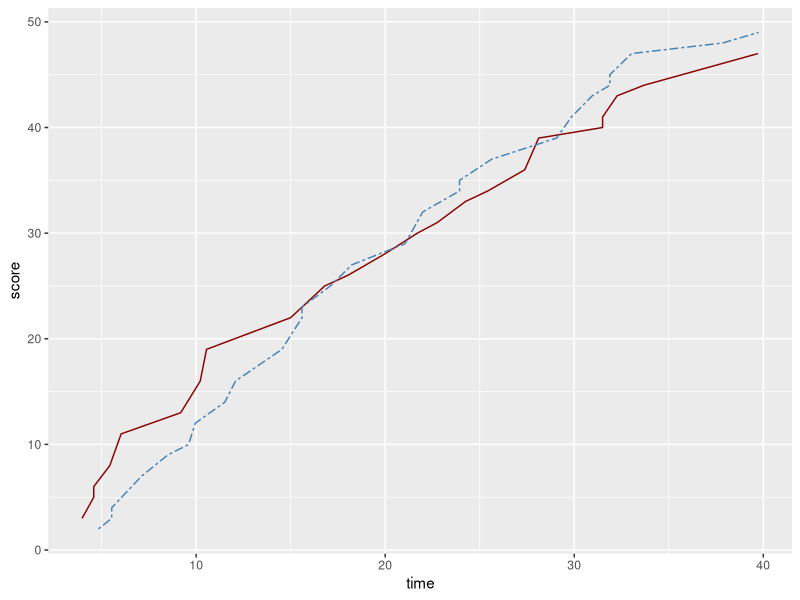

Reproduce this figure in R.
## Exercise 10

# Generate a line graph depicting the cumulative score for each team as a 
#   function of time in the game

setwd("/Users/bethoceguera/Documents/PhD Year 1/First Semester/Introduction to Biocomputing/Exercises/Exercise10")
data <- read.table("UWvMSU_1-22-13.txt", head=TRUE,sep = "\t")
library(ggplot2)

#Define the working variable
uwScores <- data[data$team == "UW",]
msuScores <- data[data$team == "MSU",]

#Table acummulating um scores
for(i in 2:nrow(uwScores)){
  uwScores[i,3] <- uwScores[i,3]+uwScores[(i-1),3]
}

#Table acummulating msu scores  
for(i in 2:nrow(msuScores)){
  msuScores[i,3] <- msuScores[i,3]+msuScores[(i-1),3]
}

#Plot with two lines for um and msu
ggplot() + 
  geom_line(data=uwScores,aes(x=time,y=score), color = "darkred") + 
  geom_line(data=msuScores,aes(x=time,y=score), color="steelblue", linetype="twodash")

##DONE

#2. Write a game called “guess my number”. 
#     The computer will generate a random number between 1 and 100. 
#     The user types in a number and the computer replies “lower” if the random number is lower than the guess, “higher” if the random number is higher, and “correct!” if the guess is correct. 
#     The player can continue guessing up to 10 times.

maxGuesses=10
randomNumber <- sample(1:100, 1)

for(i in 1:10) {
    guess=readline("Guess a random number 1 through 100: ")
    if (i==maxGuesses){
      print("Out of Guesses")
      break
    } else if (guess == randomNumber){
      print("Correct!")
      break
    }else if (guess > randomNumber){ 
      print("Lower")
    }else if (guess < randomNumber){ 
      print("Higher")
    }
} ##DONE